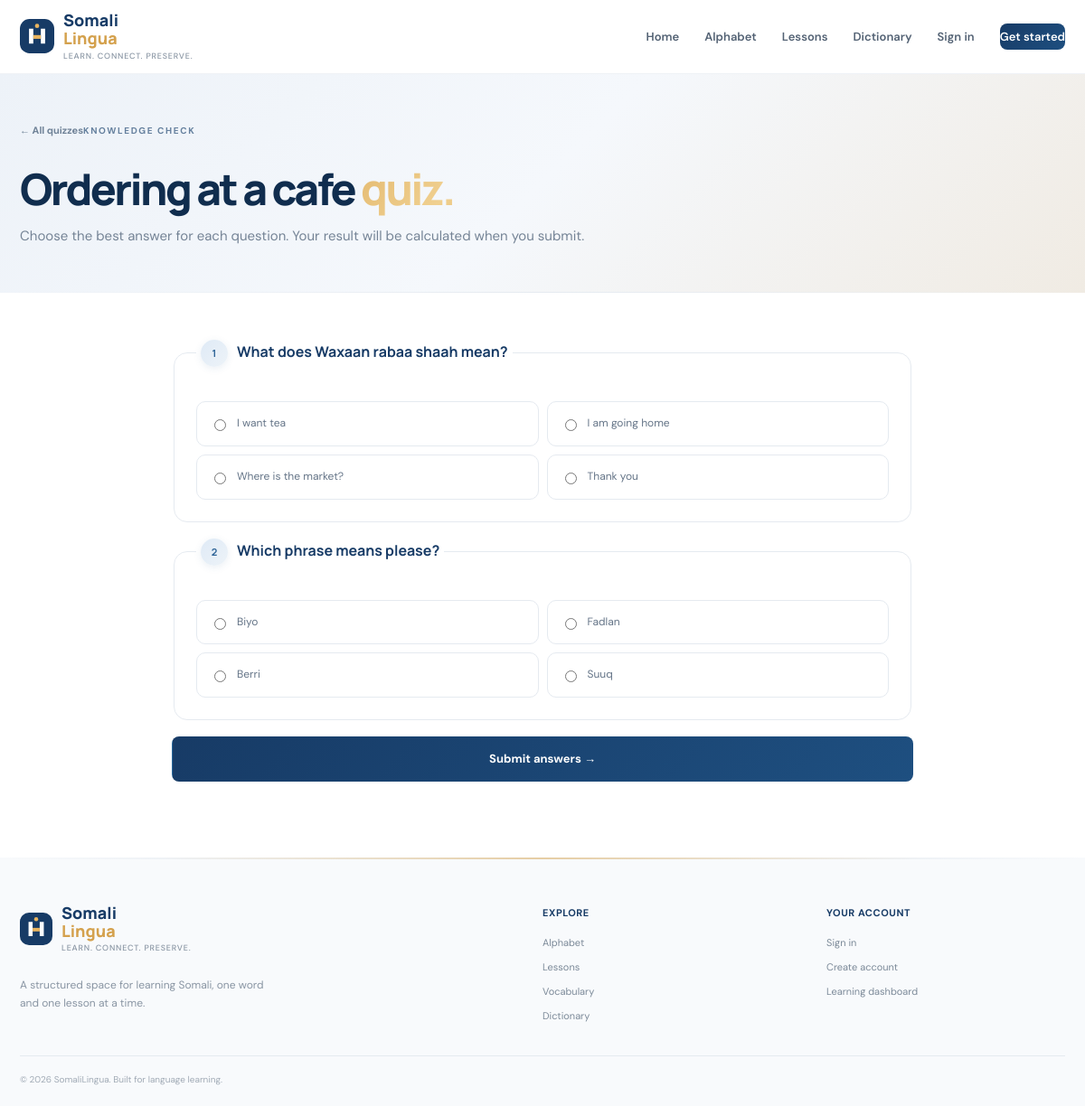
Page /SomaliLingua/pages/quiz.php?lesson_id=1 on the committed database.
### tables this page shows
CREATE TABLE lessons (
  id INT UNSIGNED AUTO_INCREMENT PRIMARY KEY,
  title VARCHAR(180) NOT NULL,
  slug VARCHAR(200) NOT NULL UNIQUE,
  level ENUM('beginner','elementary','intermediate') NOT NULL DEFAULT 'beginner',
  description VARCHAR(500) NOT NULL DEFAULT '',
  content MEDIUMTEXT NOT NULL,
  estimated_minutes SMALLINT UNSIGNED NOT NULL DEFAULT 10,
  is_published TINYINT(1) NOT NULL DEFAULT 1,
  sort_order INT NOT NULL DEFAULT 0,
  created_at TIMESTAMP NOT NULL DEFAULT CURRENT_TIMESTAMP,
  updated_at TIMESTAMP NOT NULL DEFAULT CURRENT_TIMESTAMP ON UPDATE CURRENT_TIMESTAMP
);

CREATE TABLE quiz_questions (
  id INT UNSIGNED AUTO_INCREMENT PRIMARY KEY,
  lesson_id INT UNSIGNED NOT NULL,
  question TEXT NOT NULL,
  option_a VARCHAR(255) NOT NULL,
  option_b VARCHAR(255) NOT NULL,
  option_c VARCHAR(255) NOT NULL,
  option_d VARCHAR(255) NOT NULL,
  correct_option ENUM('a','b','c','d') NOT NULL,
  explanation TEXT,
  created_at TIMESTAMP NOT NULL DEFAULT CURRENT_TIMESTAMP,
  CONSTRAINT fk_question_lesson FOREIGN KEY (lesson_id) REFERENCES lessons(id) ON DELETE CASCADE
);

### SOMAliLingua/includes/functions.php (called while the page is built, shortened)
<?php
function url(string $path = ''): string {
    return rtrim(BASE_URL, '/') . ($path !== '' ? '/' . ltrim($path, '/') : '/');
}
function e(?string $value): string { return htmlspecialchars((string)$value, ENT_QUOTES | ENT_SUBSTITUTE, 'UTF-8'); }

### SOMAliLingua/pages/quiz.php (the view)
<?php
require_once __DIR__.'/../includes/functions.php';$lessonId=(int)($_GET['lesson_id']??0);$stmt=$pdo->prepare('SELECT * FROM lessons WHERE id=? AND is_published=1');$stmt->execute([$lessonId]);$lesson=$stmt->fetch();if(!$lesson){flash('warning','Please select an available lesson quiz.');redirect('pages/quizzes.php');}$stmt=$pdo->prepare('SELECT id,question,option_a,option_b,option_c,option_d FROM quiz_questions WHERE lesson_id=? ORDER BY id');$stmt->execute([$lessonId]);$questions=$stmt->fetchAll();$page_title='Quiz: '.$lesson['title'];require __DIR__.'/../includes/header.php';
?>
<section class="page-hero page-hero-small"><div class="container"><a class="back-link" href="<?= url('pages/quizzes.php') ?>">← All quizzes</a><span class="eyebrow">KNOWLEDGE CHECK</span><h1><?= e($lesson['title']) ?> <em>quiz.</em></h1><p>Choose the best answer for each question. Your result will be calculated when you submit.</p></div></section><section class="container content-section quiz-container"><?php if(!$questions): ?><div class="empty-state">No questions have been added to this quiz yet.</div><?php else: ?><form method="post" action="<?= url('pages/quiz_submit.php') ?>" class="quiz-form"><?= csrf_field() ?><input type="hidden" name="lesson_id" value="<?= $lessonId ?>"><?php foreach($questions as $i=>$question): ?><fieldset class="question-card"><legend><span class="question-number"><?= $i+1 ?></span><?= e($question['question']) ?></legend><div class="answer-options"><?php foreach(['a','b','c','d'] as $letter): ?><label class="answer-option"><input type="radio" name="answers[<?= (int)$question['id'] ?>]" value="<?= $letter ?>" required><span><?= e($question['option_'.$letter]) ?></span></label><?php endforeach; ?></div></fieldset><?php endforeach; ?><button class="btn btn-primary" type="submit">Submit answers →</button></form><?php endif; ?></section>
<?php require __DIR__.'/../includes/footer.php'; ?>

### rows in the picture
lessons: title "Ordering at a cafe"
quiz_questions: question "What does Waxaan rabaa shaah mean?", option_a "I want tea", option_b "I am going home", option_c "Where is the market?", option_d "Thank you"
quiz_questions: question "Which phrase means please?", option_a "Biyo", option_b "Fadlan", option_c "Berri", option_d "Suuq"
